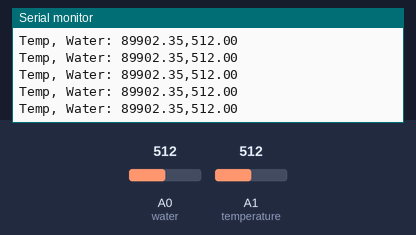
The sketch below on a simulated Arduino Uno, built with avr-gcc and run on an emulated ATmega328P. Parts: the last lines printed to the serial monitor. Inputs (shaded band) come from the test bench; at power-on: A0 (water) = 512, A1 (temperature) = 512.

Above: at 1.2 s.
1.3 s: A0 (water) set to 108
At 1.8 s:
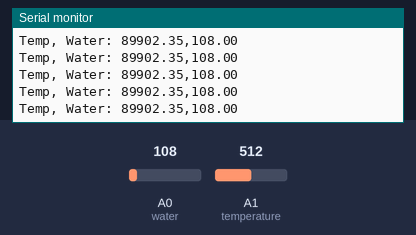
2.8 s: A0 (water) set to 90
At 3.8 s:
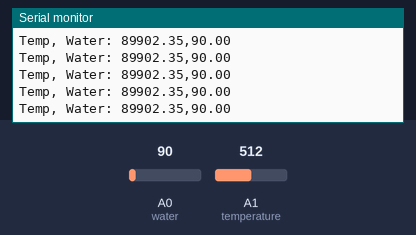
5.8 s: A1 (temperature) set to 477
At 6.7 s:
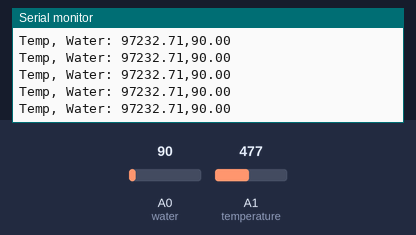
8.8 s: A1 (temperature) set to 451
At 9.6 s:
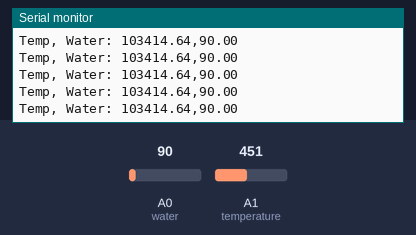
10.3 s: A1 (temperature) set to 7
At 11.3 s:
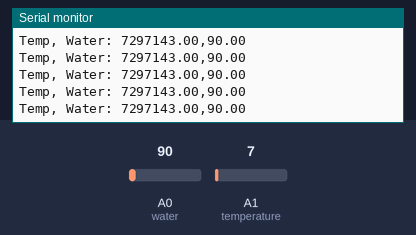
11.8 s: A1 (temperature) set to 4
At 12.5 s:
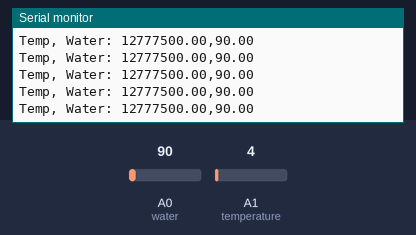
Timing chart, 0 to 14.3 s (numbered marks = the images above; inputs shaded):
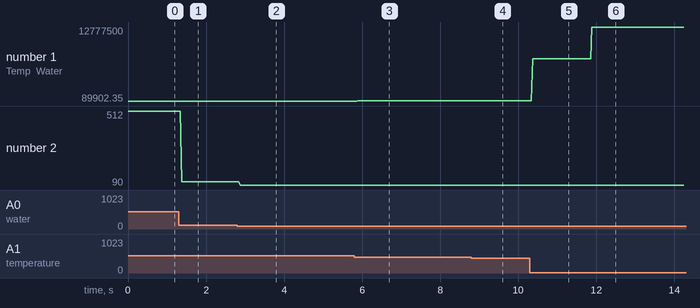

The sketch:

sensor_testing.ino
```cpp
double temp;
double water;
float R = 10000.0; // resistor for voltage divider in temp sensor

void setup() {
  // put your setup code here, to run once:
  Serial.begin(9600);
  pinMode(13, INPUT);
  pinMode(A0, INPUT); // water
  pinMode(A1, INPUT); // temperature
}

void loop() {
  // put your main code here, to run repeatedly:
  water = analogRead(A0);
  temp = analogRead(A1)/1023.0;
  temp = temp_cal(temp);

  Serial.print("Temp, Water: ");
  Serial.print(temp);
  Serial.print(",");
  Serial.println(water);

}

double temp_cal(float V_in){
  double R_temp;
  R_temp =  ((5*R)/V_in) - R;
  return R_temp;
}
```

Measured:
- after the input at 1.3 s, the serial monitor: prints a new line after 0.07 s (image 1)
- after the input at 2.8 s, the serial monitor: prints a new line after 0.07 s (image 2)
- after the input at 5.8 s, the serial monitor: prints a new line after 0.09 s (image 3)
- after the input at 8.8 s, the serial monitor: prints a new line after 0.07 s (image 4)
- after the input at 10.3 s, the serial monitor: prints a new line after 0.07 s (image 5)
- after the input at 11.8 s, the serial monitor: prints a new line after 0.09 s (image 6)
- plotted number 1: 89902.35 → 97232.71 after the input at 5.8 s, 97232.71 → 103414.64 after the input at 8.8 s, 103414.64 → 7297143 after the input at 10.3 s, 7297143 → 12777500 after the input at 11.8 s
- plotted number 2: 512 → 108 after the input at 1.3 s, 108 → 90 after the input at 2.8 s
